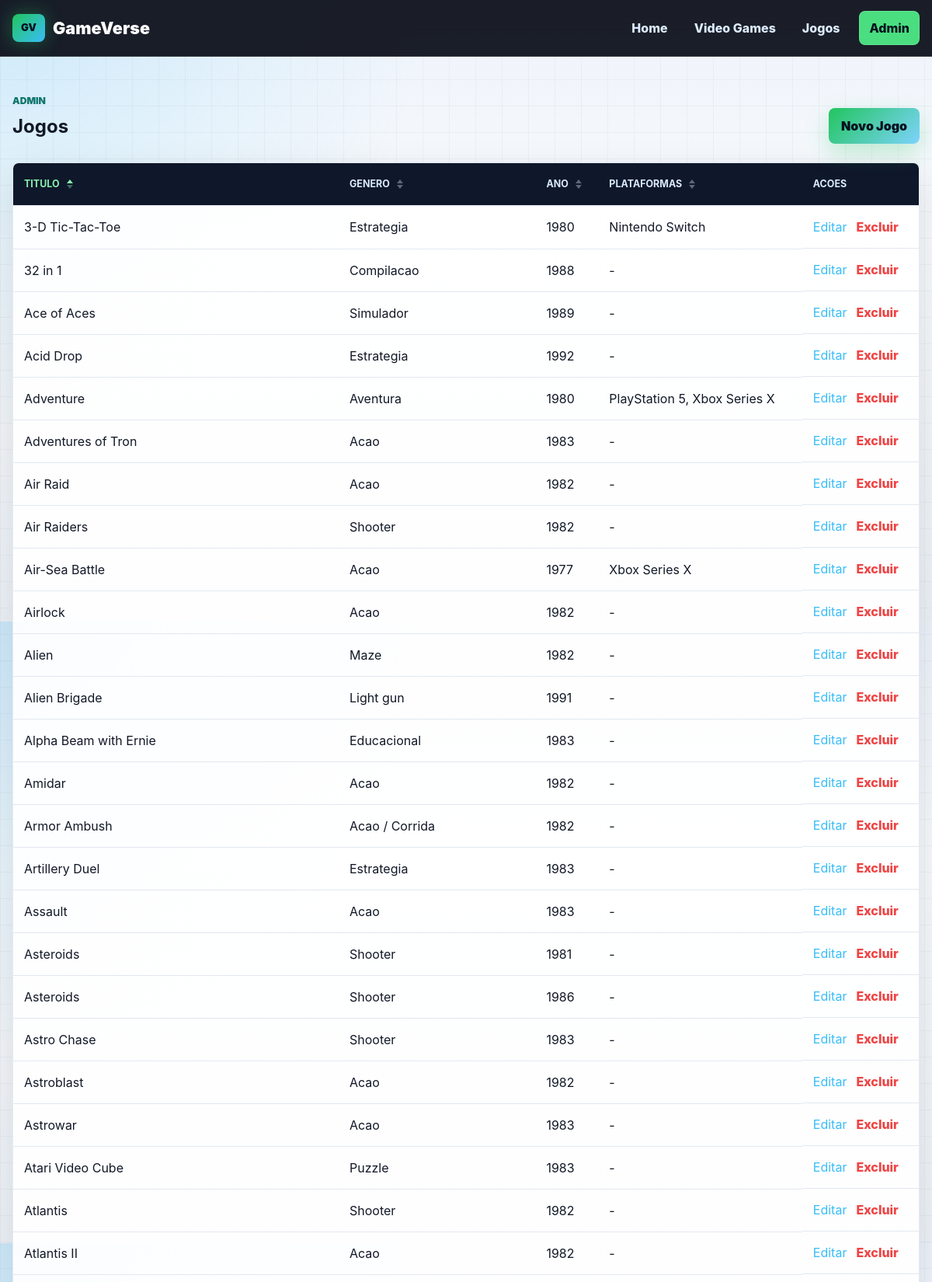
Page /admin/jogos (upper part) on the committed database.
### tables this page shows
CREATE TABLE IF NOT EXISTS jogos (
    id INT UNSIGNED AUTO_INCREMENT PRIMARY KEY,
    titulo VARCHAR(160) NOT NULL,
    genero VARCHAR(100) NOT NULL,
    desenvolvedora VARCHAR(120) NULL,
    publicadora VARCHAR(120) NULL,
    ano_lancamento SMALLINT UNSIGNED NOT NULL,
    classificacao_indicativa VARCHAR(30) NULL,
    modo_jogo VARCHAR(120) NULL,
    descricao TEXT NULL,
    capa VARCHAR(255) NULL,
    created_at TIMESTAMP DEFAULT CURRENT_TIMESTAMP,
    updated_at TIMESTAMP DEFAULT CURRENT_TIMESTAMP ON UPDATE CURRENT_TIMESTAMP,
    INDEX idx_jogos_titulo (titulo),
    INDEX idx_jogos_genero (genero)
);

### app/Core/Controller.php (called while the page is built, shortened)
<?php
abstract class Controller
{
    protected function view(string $view, array $data = [], string $layout = 'layouts/main'): void
    {
        extract($data, EXTR_SKIP);
        require BASE_PATH . '/app/Views/' . $view . '.php';
    }
}

### app/Controllers/JogoController.php (called while the page is built, shortened)
<?php
class JogoController extends Controller
{
    private Jogo $jogoModel;
    public function __construct()
    {
        $this->jogoModel = new Jogo();
    }
    public function adminIndex(): void
    {
        [$sort, $direction] = $this->sortParams(
            ['titulo', 'genero', 'ano_lancamento', 'plataformas'],
            'titulo'
        );
        $this->view('admin/jogos/index', [
            'title' => 'Gerenciar Jogos',
            'jogos' => $this->jogoModel->all($sort, $direction),
            'currentSort' => $sort,
            'currentDirection' => $direction,
        ]);
    }
    private function sortParams(array $allowedSorts, string $defaultSort): array
    {
        $sort = $_GET['sort'] ?? $defaultSort;
        $direction = strtolower($_GET['direction'] ?? 'asc');
        return [$sort, $direction];
    }
}

### public/index.php (called while the page is built, shortened)
<?php
require BASE_PATH . '/app/Helpers/functions.php';
$router = new Router();
$router->get('/', [HomeController::class, 'index']);
$router->get('/videogames', [VideoGameController::class, 'index']);
$router->get('/videogames/{id}', [VideoGameController::class, 'show']);
$router->get('/jogos', [JogoController::class, 'index']);
$router->get('/jogos/{id}', [JogoController::class, 'show']);
$router->get('/admin', [AdminController::class, 'dashboard']);
$router->get('/admin/videogames', [VideoGameController::class, 'adminIndex']);
$router->get('/admin/videogames/novo', [VideoGameController::class, 'create']);
$router->post('/admin/videogames/salvar', [VideoGameController::class, 'store']);
$router->get('/admin/videogames/{id}/editar', [VideoGameController::class, 'edit']);
$router->post('/admin/videogames/{id}/atualizar', [VideoGameController::class, 'update']);
$router->post('/admin/videogames/{id}/excluir', [VideoGameController::class, 'destroy']);
$router->get('/admin/jogos', [JogoController::class, 'adminIndex']);
$router->get('/admin/jogos/novo', [JogoController::class, 'create']);
$router->post('/admin/jogos/salvar', [JogoController::class, 'store']);
$router->get('/admin/jogos/{id}/editar', [JogoController::class, 'edit']);
$router->post('/admin/jogos/{id}/atualizar', [JogoController::class, 'update']);
$router->post('/admin/jogos/{id}/excluir', [JogoController::class, 'destroy']);
try {
    $router->dispatch($_SERVER['REQUEST_METHOD'], $_SERVER['REQUEST_URI']);
} catch (PDOException $exception) {
    http_response_code(500);
    (new HomeController())->databaseError($exception);
}

### app/Helpers/functions.php (called while the page is built, shortened)
<?php
function e(?string $value): string
{
    return htmlspecialchars($value ?? '', ENT_QUOTES, 'UTF-8');
}
function base_url(string $path = ''): string
{
    $scriptDir = str_replace('\\', '/', dirname($_SERVER['SCRIPT_NAME'] ?? ''));
    $base = ($scriptDir === '/' || $scriptDir === '.') ? '' : $scriptDir;
    return $base . '/' . ltrim($path, '/');
}

### app/Core/Model.php (called while the page is built, shortened)
<?php
abstract class Model
{
    public function __construct()
    {
        $this->db = self::connect();
    }
    private static function connect(): PDO
    {
        static $pdo = null;
        if ($pdo instanceof PDO) {
            return $pdo;
        }
        $config = require BASE_PATH . '/config/database.php';
        $dsn = sprintf(
            'mysql:host=%s;dbname=%s;charset=%s',
            $config['host'],
            $config['database'],
            $config['charset']
        );
        $pdo = new PDO($dsn, $config['username'], $config['password'], [
            PDO::ATTR_ERRMODE => PDO::ERRMODE_EXCEPTION,
            PDO::ATTR_DEFAULT_FETCH_MODE => PDO::FETCH_ASSOC,
            PDO::ATTR_EMULATE_PREPARES => false,
        ]);
        return $pdo;
    }
}

### app/Models/Jogo.php (called while the page is built, shortened)
<?php
class Jogo extends Model
{
    public function all(string $sort = 'titulo', string $direction = 'asc'): array
    {
        $allowedSorts = [
            'titulo' => 'j.titulo',
            'genero' => 'j.genero',
            'ano_lancamento' => 'j.ano_lancamento',
            'plataformas' => 'plataformas',
        ];
        $column = $allowedSorts[$sort] ?? $allowedSorts['titulo'];
        $direction = strtolower($direction) === 'desc' ? 'DESC' : 'ASC';
        $secondarySort = $column === 'j.titulo' ? '' : ', j.titulo ASC';
        $stmt = $this->db->query(
            'SELECT j.*,
                    (
                        SELECT GROUP_CONCAT(v.nome ORDER BY v.nome SEPARATOR ", ")
                        FROM jogo_video_game jvg
                        INNER JOIN video_games v ON v.id = jvg.video_game_id
                        WHERE jvg.jogo_id = j.id
                    ) AS plataformas
             FROM jogos j
             ORDER BY ' . $column . ' ' . $direction . $secondarySort
        );
        return $stmt->fetchAll();
    }
}

### app/Views/admin/jogos/index.php (the view, shortened to what this page needs)
<?php
$currentSort = $currentSort ?? 'titulo';
$currentDirection = $currentDirection ?? 'asc';
$sortUrl = function (string $column) use ($currentSort, $currentDirection): string {
    $nextDirection = ($currentSort === $column && $currentDirection === 'asc') ? 'desc' : 'asc';
    return base_url('/admin/jogos?sort=' . $column . '&direction=' . $nextDirection);
};
$sortClass = function (string $column) use ($currentSort, $currentDirection): string {
    if ($currentSort !== $column) {
        return '';
    }
    return ' is-active sort-' . $currentDirection;
};
?>
<section class="container section">
    <div class="admin-header">
        <div>
            <p class="eyebrow">Admin</p>
            <h1>Jogos</h1>
        </div>
        <a class="btn btn-primary" href="<?= base_url('/admin/jogos/novo') ?>">Novo Jogo</a>
    </div>
    <div class="table-wrapper">
        <table class="admin-table">
            <thead>
                <tr>
                    <th>
                        <a class="sort-link<?= e($sortClass('titulo')) ?>" href="<?= e($sortUrl('titulo')) ?>">
                            Titulo <span class="sort-icon" aria-hidden="true"></span>
                        </a>
                    </th>
                    <th>
                        <a class="sort-link<?= e($sortClass('genero')) ?>" href="<?= e($sortUrl('genero')) ?>">
                            Genero <span class="sort-icon" aria-hidden="true"></span>
                        </a>
                    </th>
                    <th>
                        <a class="sort-link<?= e($sortClass('ano_lancamento')) ?>" href="<?= e($sortUrl('ano_lancamento')) ?>">
                            Ano <span class="sort-icon" aria-hidden="true"></span>
                        </a>
                    </th>
                    <th>
                        <a class="sort-link<?= e($sortClass('plataformas')) ?>" href="<?= e($sortUrl('plataformas')) ?>">
                            Plataformas <span class="sort-icon" aria-hidden="true"></span>
                        </a>
                    </th>
                    <th>Acoes</th>
                </tr>
            </thead>
            <tbody>
                <?php foreach ($jogos as $jogo): ?>
                    <tr>
                        <td><?= e($jogo['titulo']) ?></td>
                        <td><?= e($jogo['genero']) ?></td>
                        <td><?= e((string)$jogo['ano_lancamento']) ?></td>
                        <td><?= e($jogo['plataformas'] ?? '-') ?></td>
                        <td class="table-actions">
                            <a href="<?= base_url('/admin/jogos/' . $jogo['id'] . '/editar') ?>">Editar</a>
                            <form action="<?= base_url('/admin/jogos/' . $jogo['id'] . '/excluir') ?>" method="post" onsubmit="return confirm('Excluir este jogo?');">
                                <button type="submit">Excluir</button>
                            </form>
                        </td>
                    </tr>
                <?php endforeach; ?>
            </tbody>
        </table>
    </div>
</section>

### app/Core/Router.php (shortened to what this page needs)
<?php
class Router
{
    private array $routes = [];
    private function add(string $method, string $path, array $action): void
    {
        $pattern = preg_replace('#\{([a-zA-Z_][a-zA-Z0-9_]*)\}#', '(?P<$1>[0-9]+)', $path);
        $this->routes[] = [
            'method' => $method,
            'pattern' => '#^' . $pattern . '$#',
            'action' => $action,
        ];
    }
    public function dispatch(string $method, string $requestPath): void
    {
        $path = $this->normalizePath($requestPath);
        foreach ($this->routes as $route) {
            if ($route['method'] !== $method) {
                continue;
            }
            if (preg_match($route['pattern'], $path, $matches)) {
                [$controllerName, $methodName] = $route['action'];
                $params = array_filter($matches, 'is_string', ARRAY_FILTER_USE_KEY);
                $controller = new $controllerName();
                call_user_func_array([$controller, $methodName], $params);
                return;
            }
        }
    }
    private function normalizePath(string $requestPath): string
    {
        $path = parse_url($requestPath, PHP_URL_PATH) ?: '/';
        $scriptDir = str_replace('\\', '/', dirname($_SERVER['SCRIPT_NAME'] ?? ''));
        $path = '/' . trim($path, '/');
        return $path === '/' ? '/' : rtrim($path, '/');
    }
}

### public/css/style.css (style rules this page uses)
:root { --bg: #080b16; --bg-2: #111827; --surface: #ffffff; --surface-soft: #f8fafc; --surface-dark: #121826; --text: #111827; --text-inverse: #f8fafc; --muted: #64748b; --muted-inverse: #aeb9d1; --line: #e2e8f0; --line-dark: rgba(255, 255, 255, .12); --primary: #22c55e; --primary-dark: #16a34a; --accent: #38bdf8; --accent-2: #a855f7; --warning: #facc15; --danger: #ef4444; --shadow: 0 18px 50px rgba(15, 23, 42, .13); --shadow-strong: 0 24px 70px rgba(0, 0, 0, .38); --radius: 8px; }
* { box-sizing: border-box; }
html { scroll-behavior: smooth; }
body { margin: 0; background: radial-gradient(circle at top left, rgba(56, 189, 248, .18), transparent 34rem), linear-gradient(180deg, #eef3fb 0%, #f8fafc 38%, #eef2f7 100%); color: var(--text); font-family: Inter, Arial, Helvetica, sans-serif; line-height: 1.5; min-height: 100vh; }
body::before { background-image: linear-gradient(rgba(15, 23, 42, .035) 1px, transparent 1px), linear-gradient(90deg, rgba(15, 23, 42, .035) 1px, transparent 1px); background-size: 34px 34px; content: ""; inset: 0; pointer-events: none; position: fixed; z-index: -1; }
a { color: var(--accent); text-decoration: none; }
.container { width: min(1180px, calc(100% - 32px)); margin: 0 auto; }
.btn { align-items: center; border: 0; border-radius: var(--radius); cursor: pointer; display: inline-flex; font-weight: 900; justify-content: center; min-height: 44px; padding: 11px 16px; transition: transform .18s ease, box-shadow .18s ease, background .18s ease; }
.btn-primary { background: linear-gradient(135deg, var(--primary), #7dd3fc); box-shadow: 0 12px 30px rgba(34, 197, 94, .26); color: #06101f; }
.section { padding: 48px 0; }
.section-title, .admin-header { align-items: end; display: flex; justify-content: space-between; gap: 16px; margin-bottom: 24px; }
.section-title h2, .page-heading h1, .admin-header h1 { margin-bottom: 4px; }
.eyebrow { color: #0f766e; font-size: .76rem; font-weight: 950; letter-spacing: 0; margin: 0 0 6px; text-transform: uppercase; }
h1, h2, h3, p { margin-top: 0; }
.item-card, .stat-card, .form-card, .empty-state, .table-wrapper, .detail-content { background: rgba(255, 255, 255, .9); border: 1px solid rgba(226, 232, 240, .9); border-radius: var(--radius); box-shadow: var(--shadow); }
.table-wrapper { overflow-x: auto; }
.admin-table { border-collapse: collapse; min-width: 760px; width: 100%; }
.admin-table th, .admin-table td { border-bottom: 1px solid var(--line); padding: 15px 14px; text-align: left; vertical-align: middle; }
.admin-table th { background: #0f172a; color: #dbeafe; font-size: .78rem; text-transform: uppercase; }
.sort-link { align-items: center; color: inherit; display: inline-flex; gap: 8px; min-height: 24px; }
.sort-link:hover, .sort-link.is-active { color: #86efac; }
.sort-icon { display: inline-block; height: 14px; position: relative; width: 10px; }
.sort-icon::before, .sort-icon::after { border-left: 4px solid transparent; border-right: 4px solid transparent; content: ""; left: 1px; opacity: .38; position: absolute; }
.sort-icon::before { border-bottom: 5px solid currentColor; top: 1px; }
.sort-icon::after { border-top: 5px solid currentColor; bottom: 1px; }
.sort-link.sort-asc .sort-icon::before, .sort-link.sort-desc .sort-icon::after { opacity: 1; }
.table-actions { align-items: center; display: flex; gap: 12px; }
.table-actions form { margin: 0; }
.table-actions button { background: none; border: 0; color: var(--danger); cursor: pointer; font: inherit; font-weight: 850; padding: 0; }

### rows in the picture
jogos: titulo "3-D Tic-Tac-Toe", genero "Estrategia", ano_lancamento "1980", plataformas "Nintendo Switch"
jogos: titulo "32 in 1", genero "Compilacao", ano_lancamento "1988", plataformas "-"
jogos: titulo "Ace of Aces", genero "Simulador", ano_lancamento "1989", plataformas "-"
jogos: titulo "Acid Drop", genero "Estrategia", ano_lancamento "1992", plataformas "-"
jogos: titulo "Adventure", genero "Aventura", ano_lancamento "1980", plataformas "PlayStation 5, Xbox Series X"
jogos: titulo "Adventures of Tron", genero "Acao", ano_lancamento "1983", plataformas "-"
jogos: titulo "Air Raid", genero "Acao", ano_lancamento "1982", plataformas "-"
jogos: titulo "Air Raiders", genero "Shooter", ano_lancamento "1982", plataformas "-"
jogos: titulo "Air-Sea Battle", genero "Acao", ano_lancamento "1977", plataformas "Xbox Series X"
jogos: titulo "Airlock", genero "Acao", ano_lancamento "1982", plataformas "-"
jogos: titulo "Alien", genero "Maze", ano_lancamento "1982", plataformas "-"
jogos: titulo "Alien Brigade", genero "Light gun", ano_lancamento "1991", plataformas "-"
jogos: titulo "Alpha Beam with Ernie", genero "Educacional", ano_lancamento "1983", plataformas "-"
jogos: titulo "Amidar", genero "Acao", ano_lancamento "1982", plataformas "-"
jogos: titulo "Armor Ambush", genero "Acao / Corrida", ano_lancamento "1982", plataformas "-"
jogos: titulo "Artillery Duel", genero "Estrategia", ano_lancamento "1983", plataformas "-"
jogos: titulo "Assault", genero "Acao", ano_lancamento "1983", plataformas "-"
jogos: titulo "Asteroids", genero "Shooter", ano_lancamento "1981", plataformas "-"
jogos: titulo "Asteroids", genero "Shooter", ano_lancamento "1986", plataformas "-"
jogos: titulo "Astro Chase", genero "Shooter", ano_lancamento "1983", plataformas "-"
jogos: titulo "Astroblast", genero "Acao", ano_lancamento "1982", plataformas "-"
jogos: titulo "Astrowar", genero "Acao", ano_lancamento "1983", plataformas "-"
jogos: titulo "Atari Video Cube", genero "Puzzle", ano_lancamento "1983", plataformas "-"
jogos: titulo "Atlantis", genero "Shooter", ano_lancamento "1982", plataformas "-"
jogos: titulo "Atlantis II", genero "Acao", ano_lancamento "1982", plataformas "-"
